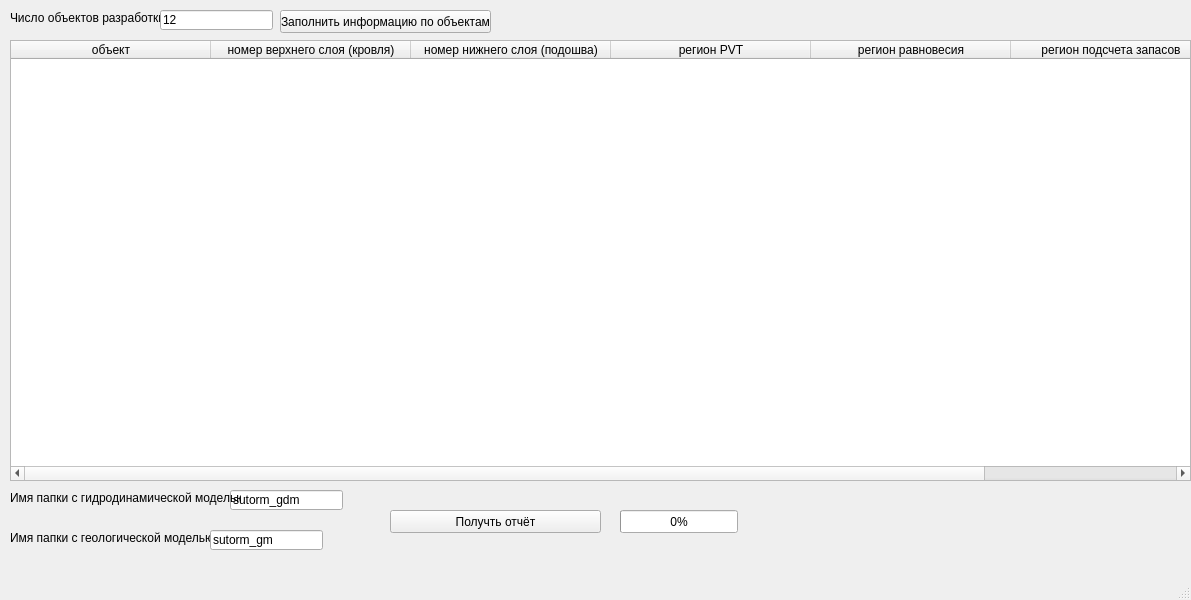
<?xml version="1.0" encoding="UTF-8"?>
<ui version="4.0">
 <class>MainWindow</class>
 <widget class="QMainWindow" name="MainWindow">
  <property name="geometry">
   <rect>
    <x>0</x>
    <y>0</y>
    <width>1191</width>
    <height>600</height>
   </rect>
  </property>
  <property name="windowTitle">
   <string>MainWindow</string>
  </property>
  <widget class="QWidget" name="centralwidget">
   <widget class="QLabel" name="label">
    <property name="geometry">
     <rect>
      <x>10</x>
      <y>10</y>
      <width>161</width>
      <height>16</height>
     </rect>
    </property>
    <property name="text">
     <string>Число объектов разработки:</string>
    </property>
   </widget>
   <widget class="QLineEdit" name="lineEdit">
    <property name="geometry">
     <rect>
      <x>160</x>
      <y>10</y>
      <width>113</width>
      <height>20</height>
     </rect>
    </property>
    <property name="text">
     <string>12</string>
    </property>
   </widget>
   <widget class="QTableWidget" name="tableWidget">
    <property name="geometry">
     <rect>
      <x>10</x>
      <y>40</y>
      <width>1181</width>
      <height>441</height>
     </rect>
    </property>
    <attribute name="horizontalHeaderDefaultSectionSize">
     <number>200</number>
    </attribute>
    <column>
     <property name="text">
      <string>объект</string>
     </property>
     <property name="textAlignment">
      <set>AlignCenter</set>
     </property>
    </column>
    <column>
     <property name="text">
      <string>номер верхнего слоя (кровля)</string>
     </property>
     <property name="textAlignment">
      <set>AlignCenter</set>
     </property>
    </column>
    <column>
     <property name="text">
      <string>номер нижнего слоя (подошва)</string>
     </property>
     <property name="textAlignment">
      <set>AlignCenter</set>
     </property>
    </column>
    <column>
     <property name="text">
      <string>регион PVT</string>
     </property>
     <property name="textAlignment">
      <set>AlignCenter</set>
     </property>
    </column>
    <column>
     <property name="text">
      <string>регион равновесия</string>
     </property>
     <property name="textAlignment">
      <set>AlignCenter</set>
     </property>
    </column>
    <column>
     <property name="text">
      <string>регион подсчета запасов</string>
     </property>
     <property name="textAlignment">
      <set>AlignCenter</set>
     </property>
    </column>
   </widget>
   <widget class="QLineEdit" name="lineEdit_2">
    <property name="geometry">
     <rect>
      <x>230</x>
      <y>490</y>
      <width>113</width>
      <height>20</height>
     </rect>
    </property>
    <property name="text">
     <string>sutorm_gdm</string>
    </property>
   </widget>
   <widget class="QLabel" name="label_2">
    <property name="geometry">
     <rect>
      <x>10</x>
      <y>490</y>
      <width>231</width>
      <height>16</height>
     </rect>
    </property>
    <property name="text">
     <string>Имя папки с гидродинамической моделью:</string>
    </property>
   </widget>
   <widget class="QLabel" name="label_3">
    <property name="geometry">
     <rect>
      <x>10</x>
      <y>530</y>
      <width>231</width>
      <height>16</height>
     </rect>
    </property>
    <property name="text">
     <string>Имя папки с геологической моделью:</string>
    </property>
   </widget>
   <widget class="QLineEdit" name="lineEdit_3">
    <property name="geometry">
     <rect>
      <x>210</x>
      <y>530</y>
      <width>113</width>
      <height>20</height>
     </rect>
    </property>
    <property name="text">
     <string>sutorm_gm</string>
    </property>
   </widget>
   <widget class="QPushButton" name="pushButton">
    <property name="geometry">
     <rect>
      <x>280</x>
      <y>10</y>
      <width>211</width>
      <height>23</height>
     </rect>
    </property>
    <property name="text">
     <string>Заполнить информацию по объектам</string>
    </property>
   </widget>
   <widget class="QPushButton" name="pushButton_2">
    <property name="geometry">
     <rect>
      <x>390</x>
      <y>510</y>
      <width>211</width>
      <height>23</height>
     </rect>
    </property>
    <property name="text">
     <string>Получть отчёт</string>
    </property>
   </widget>
   <widget class="QProgressBar" name="progressBar">
    <property name="geometry">
     <rect>
      <x>620</x>
      <y>510</y>
      <width>118</width>
      <height>23</height>
     </rect>
    </property>
    <property name="value">
     <number>0</number>
    </property>
   </widget>
  </widget>
  <widget class="QMenuBar" name="menubar">
   <property name="geometry">
    <rect>
     <x>0</x>
     <y>0</y>
     <width>1191</width>
     <height>21</height>
    </rect>
   </property>
  </widget>
  <widget class="QStatusBar" name="statusbar"/>
 </widget>
 <resources/>
 <connections/>
</ui>
